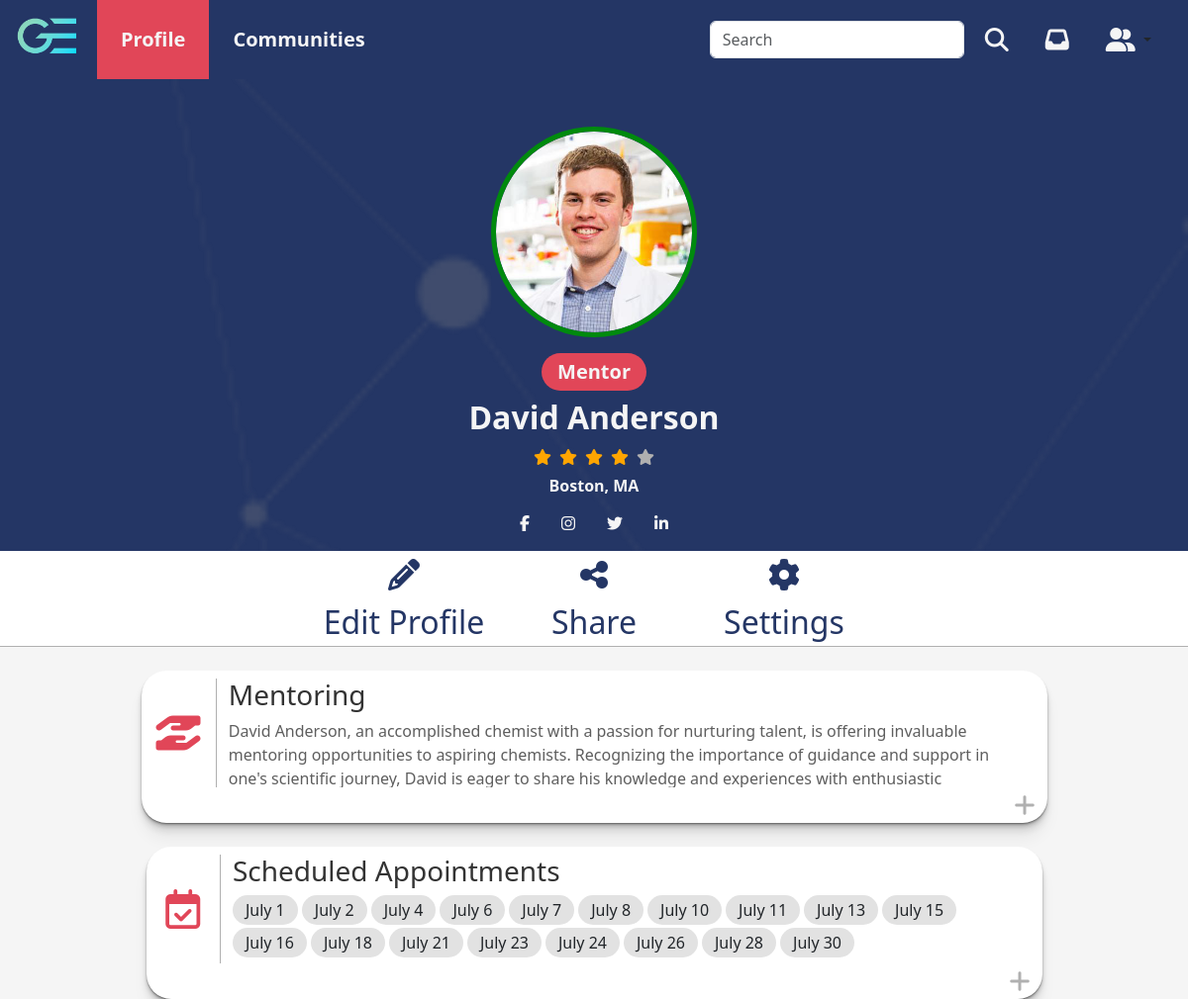
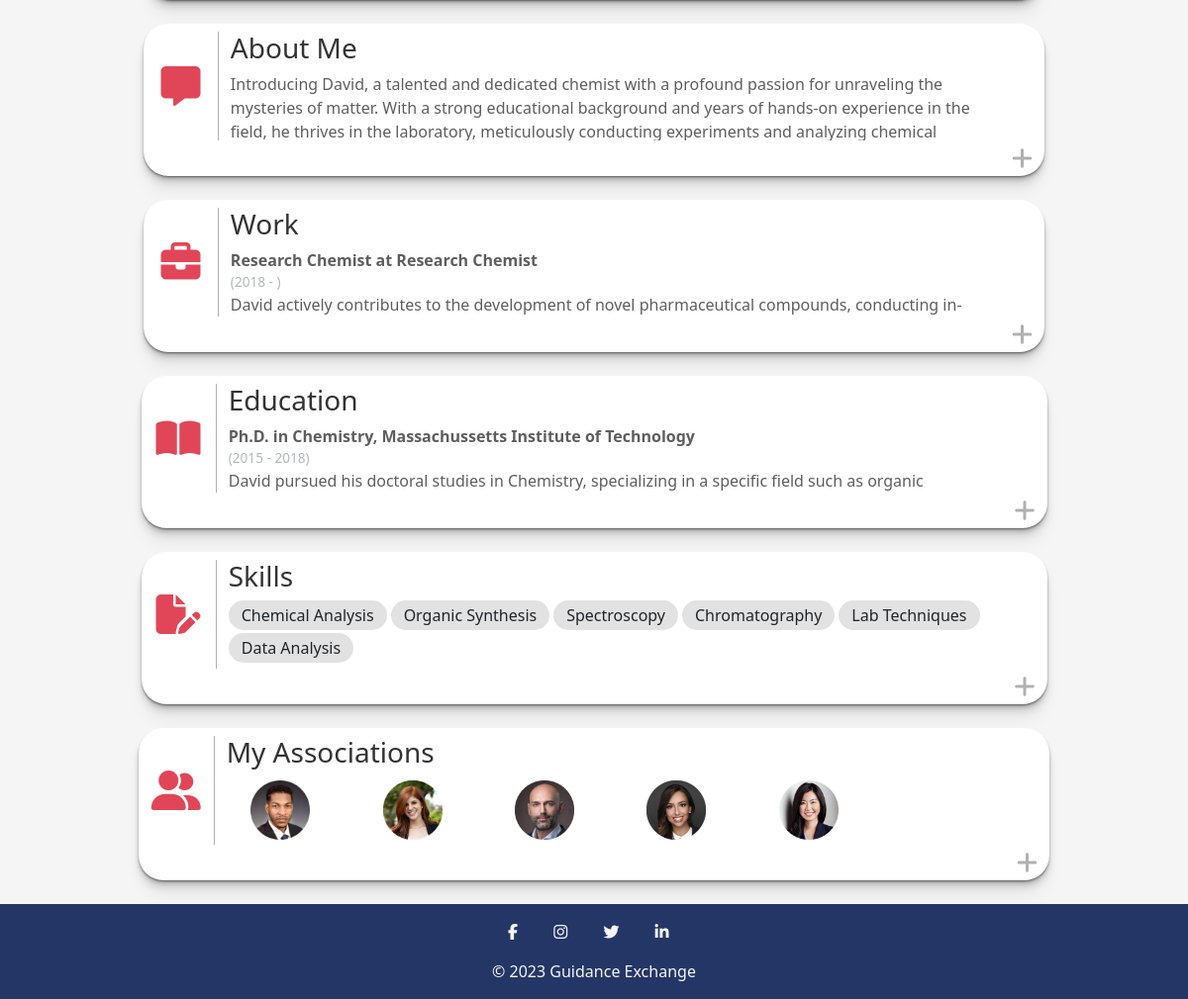
The page /profile.php?profileID=1 (signed in) on the database its author committed (2 pictures, top to bottom).
### tables this page shows
CREATE TABLE UserData_t (
  UserID INT(9) NOT NULL,
  FirstName VARCHAR(255) NOT NULL,
  LastName VARCHAR(255) NOT NULL,
  ProfilePicture VARCHAR(255),
  ProfilePictureBorder VARCHAR(255),
  ProfilePictureBackground VARCHAR(255),
  Rating INT(1),
  LocationCity VARCHAR(255),
  LocationState VARCHAR(255),
  Facebook VARCHAR(255),
  Twitter VARCHAR(255),
  Instagram VARCHAR(255),
  LinkedIn VARCHAR(255),
  Mentoring LONGTEXT,
  AboutMe LONGTEXT,
  WorkTitle VARCHAR(255),
  WorkLocation VARCHAR(255),
  WorkStartDate DATE,
  WorkEndDate DATE,
  WorkDescription LONGTEXT,
  EducationDegree VARCHAR(255),
  EducationLocation VARCHAR(255),
  EducationStartDate DATE,
  EducationEndDate DATE,
  EducationDescription LONGTEXT,
  Associations VARCHAR(255),
  CONSTRAINT UserData_t_PK PRIMARY KEY (UserID),
  CONSTRAINT UserData_t_FK1 FOREIGN KEY (UserID) REFERENCES Auth_t(UserID)
);

### profile.php (the view, shortened to what the rows shown need)
<!DOCTYPE html>
<html lang="en">
<head>
  <link href="assets/fontawesome/css/fontawesome.css" rel="stylesheet">
  <link href="assets/fontawesome/css/brands.css" rel="stylesheet">
  <link href="assets/fontawesome/css/solid.css" rel="stylesheet">
  <link href="assets/bootstrap/css/bootstrap.min.css" rel="stylesheet" />
  <link rel="stylesheet" href="css/profile.css" />
  <link rel="stylesheet" href="css/main.css" />
</head>
  <?php
  include('includes/session.inc.php');
  $profileID = $_GET['profileID'];
  ?>
<body>
  <?php
  $sqlAuth = "SELECT * FROM `Auth_t` WHERE `UserID` = $profileID";
  $resultAuth = mysqli_query($con, $sqlAuth);
  while ($auth = mysqli_fetch_assoc($resultAuth)) {
    $mentorStatus = $auth['MentorStatus'];
  }
  $sql = "SELECT * FROM `UserData_t` WHERE `UserID` = $profileID";
  $result = mysqli_query($con, $sql);
  while ($profile = mysqli_fetch_assoc($result)) {
    $firstName = $profile['FirstName'];
    $lastName = $profile['LastName'];
    $profilePicture = $profile['ProfilePicture'];
    $profilePictureBorder = $profile['ProfilePictureBorder'];
    $profilePictureBackground = $profile['ProfilePictureBackground'];
    $rating = $profile['Rating'];
    $city = $profile['LocationCity'];
    $state = $profile['LocationState'];
    $facebook = $profile['Facebook'];
    $twitter = $profile['Twitter'];
    $instagram = $profile['Instagram'];
    $linkedIn = $profile['LinkedIn'];
    $mentoring = $profile['Mentoring'];
    $aboutMe = $profile['AboutMe'];
    $workTitle = $profile['WorkTitle'];
    $workTitleArray = explode(";", $workTitle ?? '');
    $workLocation = $profile['WorkLocation'];
    $workLocationArray = explode(";", $workTitle ?? '');
    $workStartDate = $profile['WorkStartDate'];
    $workStartDateArray = explode(";", $workStartDate ?? '');
    $workEndDate = $profile['WorkEndDate'];
    $workEndDateArray = explode(";", $workEndDate ?? '');
    $workDescription = $profile['WorkDescription'];
    $workDescriptionArray = explode(";", $workDescription ?? '');
    $educationDegree = $profile['EducationDegree'];
    $educationDegreeArray = explode(";", $educationDegree ?? '');
    $educationLocation = $profile['EducationLocation'];
    $educationLocationArray = explode(";", $educationLocation ?? '');
    $educationStartDate = $profile['EducationStartDate'];
    $educationStartDateArray = explode(";", $educationStartDate ?? '');
    $educationEndDate = $profile['EducationEndDate'];
    $educationEndDateArray = explode(";", $educationEndDate ?? '');
    $educationDescription = $profile['EducationDescription'];
    $educationDescriptionArray = explode(";", $educationDescription ?? '');
    $profileAssociations = $profile['Associations'];
    $profileAssociationsArray = explode(";", $profileAssociations ?? '');
  }
  $skillsSql = "SELECT * FROM `Qualifications_t` WHERE `UserID` = $profileID";
  $skillsResult = mysqli_query($con, $skillsSql);
  $skillsArray = array();
  while ($qualifications = mysqli_fetch_assoc($skillsResult)) {
    $skillsArray[] = $qualifications['SkillID'];
  }
  if ($skillsArray != null) {
    $qualificationsSql = "SELECT `skillName` FROM `skills_t` WHERE `skillID` IN (" . implode(',', $skillsArray) . ")";
    $qualificationsResult = mysqli_query($con, $qualificationsSql);
    $skillNames = array();
    while ($row = mysqli_fetch_assoc($qualificationsResult)) {
      $skillNames[] = $row['skillName'];
    }
  }
  if ($userID == $profileID && $mentorStatus == true) {
    $sqlScheduledAppointments = "SELECT `AppointmentTime`,`SchedulerID` FROM `Appointments_t` WHERE `MentorID` = 1 AND `SchedulerID` IS NOT NULL";
    $resultScheduledAppointments = mysqli_query($con, $sqlScheduledAppointments);
    $scheduledAppointmentsArray = array();
    while ($scheduledAppointments = mysqli_fetch_assoc($resultScheduledAppointments)) {
      $appointmentDateTime = $scheduledAppointments['AppointmentTime'];
      $appointmentDate = explode(" ", $appointmentDateTime)[0];
      $appointmentTime = explode(" ", $appointmentDateTime)[1];
      $scheduledAppointmentsArray[] = array($appointmentDate, $appointmentTime, $scheduledAppointments['SchedulerID']);
    }
    sort($scheduledAppointmentsArray);
  }
  $state_abbreviations = array(
    'AL' => 'Alabama', 'AK' => 'Alaska', 'AZ' => 'Arizona', 'AR' => 'Arkansas', 'CA' => 'California', 'CO' => 'Colorado',
    'CT' => 'Connecticut', 'DE' => 'Delaware', 'FL' => 'Florida', 'GA' => 'Georgia', 'HI' => 'Hawaii', 'ID' => 'Idaho',
    'IL' => 'Illinois', 'IN' => 'Indiana', 'IA' => 'Iowa', 'KS' => 'Kansas', 'KY' => 'Kentucky', 'LA' => 'Louisiana',
    'ME' => 'Maine', 'MD' => 'Maryland', 'MA' => 'Massachusetts', 'MI' => 'Michigan', 'MN' => 'Minnesota', 'MS' => 'Mississippi',
    'MO' => 'Missouri', 'MT' => 'Montana', 'NE' => 'Nebraska', 'NV' => 'Nevada', 'NH' => 'New Hampshire', 'NJ' => 'New Jersey',
    'NM' => 'New Mexico', 'NY' => 'New York', 'NC' => 'North Carolina', 'ND' => 'North Dakota', 'OH' => 'Ohio', 'OK' => 'Oklahoma',
    'OR' => 'Oregon', 'PA' => 'Pennsylvania', 'RI' => 'Rhode Island', 'SC' => 'South Carolina', 'SD' => 'South Dakota', 'TN' => 'Tennessee',
    'TX' => 'Texas', 'UT' => 'Utah', 'VT' => 'Vermont', 'VA' => 'Virginia', 'WA' => 'Washington', 'WV' => 'West Virginia',
    'WI' => 'Wisconsin', 'WY' => 'Wyoming', 'DC' => 'District of Columbia'
  );
  echo '<section class="photo-section pt-5 pb-3" style="background-image: url(&#39;img/' . $profilePictureBackground . '&#39;); background-attachment: fixed; background-size: cover;">';
  echo '<div class="container-fluid flex-column">';
  if ($profilePictureBorder == null) {
    if ($profilePicture == null) {
      echo '<img class="profile-photo mb-3" style="border-color: #008a0e;" src="img/blank-profile-image.png" alt="' . $firstName . ' ' . $lastName . ' Profile Photo">';
    } else {
      echo '<img class="profile-photo mb-3" style="border-color: #008a0e;" src="upload/' . $profilePicture . '" alt="' . $firstName . ' ' . $lastName . ' Profile Photo">';
    }
  } else {
    if ($profilePicture == null) {
      echo '<img class="profile-photo mb-3" style="border-color: #008a0e;" src="img/blank-profile-image.png" alt="' . $firstName . ' ' . $lastName . ' Profile Photo">';
    } else {
      echo '<img class="profile-photo mb-3" style="border-color: ' . $profilePictureBorder . ';" src="upload/' . $profilePicture . '" alt="' . $firstName . ' ' . $lastName . ' Profile Photo">';
    }
  }
  if ($mentorStatus == true) {
    echo '<div class="mentor-tag mb-2">';
    echo '<p class="py-1 px-3 m-0">Mentor</p>';
    echo '</div>';
  }
  echo '<h1 class="profile-name mb-2">' . $firstName . ' ' . $lastName . '</h1>';
  if ($rating != null) {
    echo '<div class="flex-row">';
    for ($x = 1; $x <= $rating; $x++) {
      echo '<i class="fa-solid fa-star filled px-1"></i>';
    }
    if ($rating < 5) {
      $unfilled = 5 - $rating;
      for ($y = 1; $y <= $unfilled; $y++) {
        echo '<i class="fa-solid fa-star unfilled px-1"></i>';
      }
    }
    echo '</div>';
  }
  if ($city != null) {
    echo '<h2 class="city-name mt-2 mb-3">' . $city;
    if ($state != null) {
      $abbreviation = array_search($state, $state_abbreviations);
      echo ', ' . $abbreviation . '</h2>';
    } else {
      echo '</h2>';
    }
  } elseif ($state != null) {
    echo '<h2 class="city-name mt-2 mb-3">' . $state . '</h2>';
  }
  if ($facebook or $instagram or $twitter or $linkedIn != null) {
    echo '<div class="mb-0">';
    if ($facebook != null) {
      echo '<a href="https://www.facebook.com/' . $facebook . '" class="mx-3"><i class="fa fa-facebook"></i></a>';
    }
    if ($instagram != null) {
      echo '<a href="https://www.instagram.com/' . $instagram . '" class="mx-3"><i class="fa fa-instagram"></i></a>';
    }
    if ($twitter != null) {
      echo '<a href="https://www.twitter.com/' . $twitter . '" class="mx-3"><i class="fa fa-twitter"></i></a>';
    }
    if ($linkedIn != null) {
      echo '<a href="https://www.linkedin.com/in/' . $linkedIn . '" class="mx-3"><i class="fa fa-linkedin"></i></a>';
    }
    echo '</div>';
  }
  echo '</div>';
  echo '</section>';
  if ($userID == $profileID) {
    echo '<section class="profile__buttons-section d-flex justify-content-center">';
    echo '<div class="container text-center row profile__buttons_links">';
    echo '</div>';
    echo '</section>';
  }
  echo '<section class="content-section pt-4">';
  if ($mentoring != null) {
    echo '<div class="container-fluid pb-4">';
    echo '<div class="row align-items-start profile-section pt-2">';
    echo '<div class="col-1 d-flex align-items-center justify-content-center profile-icon">';
    echo '<i class="fa-solid fa-hand-holding-hand"></i>';
    echo '</div>';
    echo '<div class="col-11 profile-wrap">';
    echo '<h3>Mentoring</h3>';
    echo '<p>' . $mentoring . '</p>';
    echo '</div>';
    echo '<div class="col-12 text-end">';
    echo '<div class="open-link">';
    echo '<div class="expand-btn"><i class="fa-solid fa-plus"></i></div>';
    echo '</div></div></div></div>';
  }
  if ($userID == $profileID && $scheduledAppointmentsArray != null) {
    echo '<div class="container-fluid pb-4">';
    echo '<div class="row align-items-start profile-section pt-2">';
    echo '<div class="col-12 text-end">';
    echo '<div class="open-link">';
    echo '</div></div></div></div>';
  }
  if ($aboutMe != null) {
    echo '<div class="container-fluid pb-4">';
    echo '<div class="row align-items-start profile-section pt-2">';
    echo '<div class="col-1 d-flex align-items-center justify-content-center profile-icon">';
    echo '<i class="fa-solid fa-message"></i>';
    echo '</div>';
    echo '<div class="col-11 profile-wrap">';
    echo '<h3>About Me</h3>';
    echo '<p>' . $aboutMe . '</p>';
    echo '</div>';
    echo '<div class="col-12 text-end">';
    echo '<div class="open-link">';
    echo '<div class="expand-btn"><i class="fa-solid fa-plus"></i></div>';
    echo '</div></div></div></div>';
  }
  if ($workLocation != null) {
    echo '<div class="container-fluid pb-4">';
    echo '<div class="row align-items-start profile-section pt-2">';
    echo '<div class="col-11 profile-wrap">';
    echo '<h3>Work</h3>';
    foreach ($workLocationArray as $location) {
      $wl = 0;
      echo '<p class="mb-0"><strong>' . $workTitleArray[$wl] . ' at ' . $location . '</strong></p>';
      if ($workEndDateArray[$wl] != null) {
        echo '<p class="profile-date mb-0">(' . date_format(date_create($workStartDateArray[$wl]), "Y") . ' - ' . date_format(date_create($workEndDateArray[$wl]), "Y") . ')</p>';
      } else {
        echo '<p class="profile-date mb-0">(' . date_format(date_create($workStartDateArray[$wl]), "Y") . ' - )</p>';
      }
      echo '<p>' . $workDescriptionArray[$wl] . '</p>';
    }
    echo '</div>';
    echo '<div class="col-12 text-end">';
    echo '<div class="open-link">';
    echo '</div></div></div></div>';
  }
  if ($educationLocation != null) {
    echo '<div class="container-fluid pb-4">';
    echo '<div class="row align-items-start profile-section pt-2">';
    echo '<div class="col-11 profile-wrap">';
    echo '<h3>Education</h3>';
    foreach ($educationLocationArray as $location) {
      $el = 0;
      echo '<p class="mb-0"><strong>' . $educationDegreeArray[$el] . ', ' . $location . '</strong></p>';
      if ($educationEndDateArray[$el] != null) {
        echo '<p class="profile-date mb-0">(' . date_format(date_create($educationStartDateArray[$el]), "Y") . ' - ' . date_format(date_create($educationEndDateArray[$el]), "Y") . ')</p>';
      } else {
        echo '<p class="profile-date mb-0">(' . date_format(date_create($educationStartDateArray[$el]), "Y") . ' - )</p>';
      }
      echo '<p>' . $educationDescriptionArray[$el] . '</p>';
    }
    echo '</div>';
    echo '<div class="col-12 text-end">';
    echo '<div class="open-link">';
    echo '</div></div></div></div>';
  }
  if ($skillNames != null) {
    echo '<div class="container-fluid pb-4">';
    echo '<div class="row align-items-start profile-section pt-2">';
    echo '<div class="col-12 text-end">';
    echo '<div class="open-link">';
    echo '</div></div></div></div>';
  }
  if ($profileAssociations != null) {
    echo '<div class="container-fluid pb-4">';
    echo '<div class="row align-items-start profile-section pt-2">';
    echo '<div class="col-11 profile-wrap">';
    echo '<div class="row pt-1">';
    include('includes/connect.inc.php');
    foreach ($profileAssociationsArray as $value) {
      $associationSql = "SELECT `FirstName`,`LastName`,`ProfilePicture` FROM `userdata_t` WHERE `UserID`=$value";
      $associationResult = mysqli_query($con, $associationSql);
      while ($profileAssociation = mysqli_fetch_assoc($associationResult)) {
        $associationFirstName = $profileAssociation['FirstName'];
        $associationLastName = $profileAssociation['LastName'];
        $associationProfilePicture = $profileAssociation['ProfilePicture'];
      }
      echo '<div class="col-2 d-flex align-items center justify-content-center">';
      echo '<a href="profile.php?profileID=' . $value . '"><img class="association-photo" src="upload/' . $associationProfilePicture . '" alt="' . $associationFirstName . ' ' . $associationLastName . ' Profile Photo"></a>';
      echo '</div>';
    }
    echo '</div>';
    echo '</div>';
    echo '<div class="col-12 text-end">';
    echo '<div class="open-link">';
    echo '</div></div></div></div>';
  }
  echo '</section>';
  ?>
</body>
</html>

### rows shown on the page
userdata_t: ProfilePictureBackground (picture), ProfilePicture (picture), FirstName "David", LastName "Anderson", Rating 4 (drawn), LocationCity "Boston", LocationState "MA", Mentoring "David Anderson, an accomplished chemist with a passion for nurturing talent, is offering invaluable mentoring opportunities to aspiring chemists. Recognizing the importance of guidance and support in one's scientific journey, David is eager to share his knowledge and experiences with enthusiastic…", AboutMe "Introducing David, a talented and dedicated chemist with a profound passion for unraveling the mysteries of matter. With a strong educational background and years of hands-on experience in the field, he thrives in the laboratory, meticulously conducting experiments and analyzing chemical…", WorkTitle "Research Chemist", WorkStartDate "2018", WorkDescription "David actively contributes to the development of novel pharmaceutical compounds, conducting…", EducationDegree "Ph.D. in Chemistry", EducationLocation "Massachussetts Institute of Technology", EducationStartDate "2015", EducationEndDate "2018", EducationDescription "David pursued his doctoral studies in Chemistry, specializing in a specific field such as organic…"
userdata_t: ProfilePicture (picture)
userdata_t: ProfilePicture (picture)
userdata_t: ProfilePicture (picture)
userdata_t: ProfilePicture (picture)
userdata_t: ProfilePicture (picture)

### other values the page prints
date('F j', strtotime($date)) "July 1"
date('F j', strtotime($date)) "July 2"
date('F j', strtotime($date)) "July 4"
date('F j', strtotime($date)) "July 6"
date('F j', strtotime($date)) "July 7"
date('F j', strtotime($date)) "July 8"
date('F j', strtotime($date)) "July 10"
date('F j', strtotime($date)) "July 11"
date('F j', strtotime($date)) "July 13"
date('F j', strtotime($date)) "July 15"
date('F j', strtotime($date)) "July 16"
date('F j', strtotime($date)) "July 18"
date('F j', strtotime($date)) "July 21"
date('F j', strtotime($date)) "July 23"
date('F j', strtotime($date)) "July 24"
